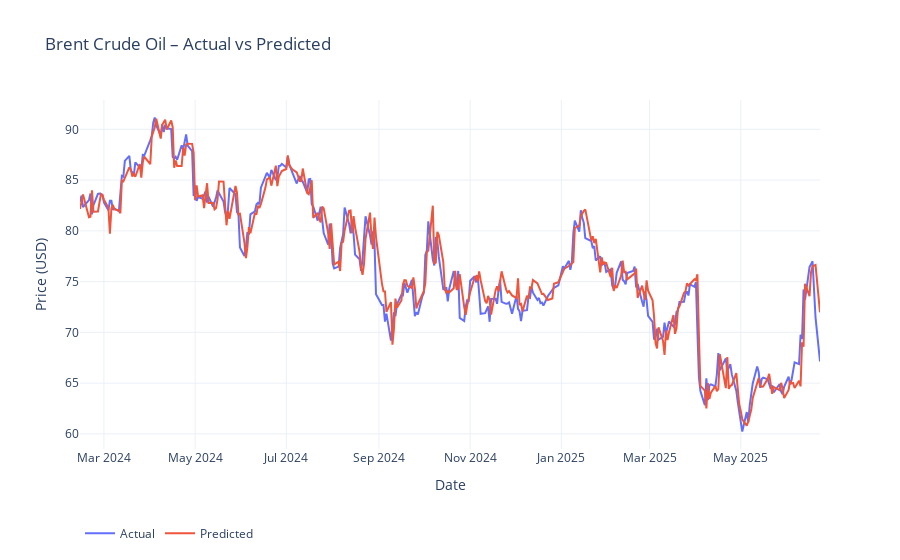

Notebook code for this chart:
### Markdown cell above
## Random forest

### Code cell
import yfinance as yf
import pandas as pd
import numpy as np
from sklearn.ensemble import RandomForestRegressor
from sklearn.metrics import (
    mean_squared_error,
    mean_absolute_error,
    mean_absolute_percentage_error,
    r2_score,
    explained_variance_score
)
import plotly.graph_objects as go

SEED = 42
np.random.seed(SEED)

# === 1. Download Brent crude oil price data ==================================
df = (
    yf.download("BZ=F", start="2011-06-13", end="2025-06-25")[['Close']]
      .rename(columns={'Close': 'Price'})
      .dropna()
)

# === 2. Load & align embeddings =============================================
emb = (
    pd.read_csv('../Data/raw/embeddings_feature_news_embeddings_Word2Vec_HF_En.csv', parse_dates=['date'])
      .set_index('date')
)
# Rialliniamo all'indice di df
emb = emb.reindex(df.index).ffill().bfill()

sent = (
    pd.read_csv('../Data/raw/daily_sent.csv', parse_dates=['Date'])
      .set_index('Date')
)

# Aggiungiamo gli embedding al DataFrame principale

df['SENT_1'] = emb['embedding_2d_1_mean']
df['SENT_2'] = emb['embedding_2d_2_mean']
df['cosine_sim']            = emb['cosine_sim']
df['drift']                 = emb['drift']
df['drift_velocity']        = emb['drift_velocity']
df['drift_velocity_diff']   = emb['drift_velocity_diff']
df['drift_acceleration']    = emb['drift_acceleration']
df['var_2d_1']              = emb['embedding_2d_1_var_daily']
df['var_2d_2']              = emb['embedding_2d_2_var_daily']
df['sentiment']             = sent['avg_score']

# === 3. Costruzione delle lag-feature =======================================
# Lag dei prezzi
for lag in range(1, 6):
    df[f'price_lag_{lag}'] = df['Price'].shift(lag)



# Target = prezzo del giorno successivo
df['target'] = df['Price'].shift(-1)
df.dropna(inplace=True)

# === 4. Train-test split (90/10) ============================================

feat_cols = [
    'Price','SENT_1','SENT_2',
    'cosine_sim','drift','drift_velocity','drift_velocity_diff','drift_acceleration',
    'var_2d_1','var_2d_2',
    'sentiment'
]

X = df[feat_cols]
y = df['target']
split_idx = int(len(df) * 0.9)
X_train, X_test = X.iloc[:split_idx], X.iloc[split_idx:]
y_train, y_test = y.iloc[:split_idx], y.iloc[split_idx:]

# === 5. Train Random Forest =================================================
rf = RandomForestRegressor(n_estimators=200, random_state=SEED, n_jobs=-1)
rf.fit(X_train, y_train)
preds = rf.predict(X_test)

# === 6. Metriche di valutazione ============================================
def smape(y_true, y_pred):
    denom = (np.abs(y_true) + np.abs(y_pred)) / 2
    return np.mean(np.abs(y_true - y_pred) / denom) * 100

def theils_u(y_true, y_pred):
    rmsfe = np.sqrt(np.mean((y_pred - y_true) ** 2))
    denom = (np.sqrt(np.mean(y_true ** 2)) +
             np.sqrt(np.mean(y_pred ** 2)))
    return rmsfe / denom

metrics = {
    "RMSE": np.sqrt(mean_squared_error(y_test, preds)),
    "MAE": mean_absolute_error(y_test, preds),
    "MAPE (%)": mean_absolute_percentage_error(y_test, preds) * 100,
    "sMAPE (%)": smape(y_test.values, preds),
    "R²": r2_score(y_test, preds),
    "Explained Variance": explained_variance_score(y_test, preds),
    "Theil’s U": theils_u(y_test.values, preds),
    "Directional Accuracy (%)": (
        np.mean(
            np.sign(y_test.values[1:] - y_test.values[:-1]) ==
            np.sign(preds[1:] - y_test.values[:-1])
        ) * 100
    )
}

print(pd.Series(metrics).to_frame('Random Forest').round(4))

# === 7. Grafico Plotly Actual vs Predicted =================================
fig = go.Figure()
fig.add_trace(go.Scatter(
    x=y_test.index, y=y_test, mode='lines', name='Actual'
))
fig.add_trace(go.Scatter(
    x=y_test.index, y=preds, mode='lines', name='Predicted'
))
fig.update_layout(
    title='Brent Crude Oil – Actual vs Predicted',
    xaxis_title='Date',
    yaxis_title='Price (USD)',
    template='plotly_white',
    legend=dict(orientation='h', y=-0.2)
)
fig.show()

### Figure 1 — Plotly figure (JSON) as saved in the notebook; plotly's stock layout.template omitted (floating-point values rounded to 4 significant figures; data arrays with more than 128 entries replaced by an {"elided": "..."} marker saying what was removed)
{"data": [{"mode": "lines", "name": "Actual", "type": "scatter", "x": {"elided": "338 str values"}, "y": {"elided": "338 float values"}}, {"mode": "lines", "name": "Predicted", "type": "scatter", "x": {"elided": "338 str values"}, "y": {"elided": "338 float values"}}], "layout": {"legend": {"orientation": "h", "y": -0.2}, "title": {"text": "Brent Crude Oil – Actual vs Predicted"}, "xaxis": {"title": {"text": "Date"}}, "yaxis": {"title": {"text": "Price (USD)"}}}}
